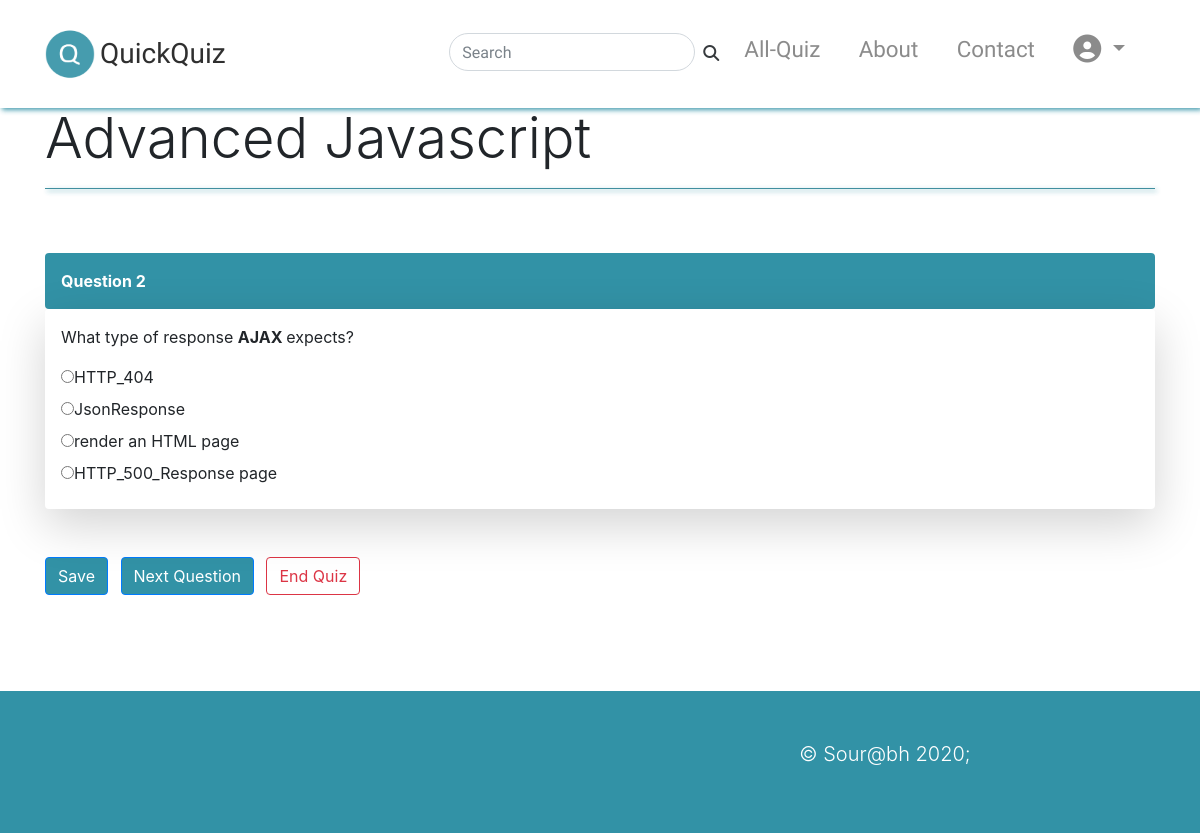
The app's page /advanced-javascript/2/ (signed in) with its own data.
### quiz_app/models.py (models this page shows, shortened)
class Quiz(models.Model):
	user            = models.ForeignKey(settings.AUTH_USER_MODEL,on_delete=models.CASCADE)
	title           = models.CharField(max_length=200)
	slug            = models.SlugField(unique=True,blank=True,
						null=True,help_text="let it be empty",db_index=True)
	subject         = models.CharField(max_length=29,default='1',
						choices = SUBJECT_CHOICES)
	total_question  = models.PositiveSmallIntegerField(default=10)
	created         = models.DateField(auto_now_add=True)
	is_active       = models.BooleanField(default=False)
	class Meta:
		verbose_name = 'Quiz'
		verbose_name_plural = 'Quizs'
		ordering = ['-created']

class Question(models.Model):
	quiz           = models.ForeignKey(Quiz,on_delete=models.CASCADE,related_name="questions")
	question       = RichTextField()

class Answer(models.Model):
	question       = models.ForeignKey(Question,on_delete=models.CASCADE,related_name="answers")
	answer         = models.CharField(max_length=255)
	correct        = models.BooleanField(default=False)

### quiz_app/views.py (the view)
# urls.py: path('<str:slug>/<int:ques_no>/',views.start_quiz,name="start_quiz"),
@login_required
def start_quiz(request,slug,ques_no):
	print("User asked for question number ",ques_no)
	user         = request.user
	msg          = ""
	quiz_object  = get_object_or_404(Quiz,slug=slug)
	start_time     = QuizAnalysis.objects.filter(user=user,quiz=quiz_object)
	if not start_time.exists():
		QuizAnalysis.objects.create(user=user,quiz=quiz_object,start=timezone.now())
	print(quiz_object.questions.count(),ques_no-1)
	if quiz_object.questions.count() == ques_no-1:
		question_obj  = quiz_object.questions.all()[ques_no-2]
		next_question = ques_no
		msg           = "You have reached last question"
	elif quiz_object.questions.count() > ques_no-2:
		question_obj  = quiz_object.questions.all()[ques_no-1]  #Since python follows 0 based index so I am querying ques_no-1
		next_question = ques_no + 1
	answer_obj   = question_obj.answers.all()
	context      = {'quiz_object':quiz_object,
					'question_object':question_obj,
					'answer_object':answer_obj,
					'next_question':next_question,
					'msg':msg
					}
	return render(request,'quiz_app/start_quiz.html',context)

### my_auth/models.py (called while the page is built)
    @property
    def is_active(self):
        return self.active

### templates/quiz_app/start_quiz.html (shortened to what this page needs)
{% extends 'base.html' %}
{% load static %}
{% block head %}
<link rel="stylesheet" href="{% static 'mycs/start_quiz.css' %}">
{% endblock %}
{% block body %}
<div class="container">
    <h1 class="display-4 mt-3">{{quiz_object.title}}<hr class="hr_" style="background: #3292a6; " ></h1>
    <div class="row">
      <div class="col-12">
        <div class="shadow-none p-3 mt-5 text-white rounded" style="background:#3292a6;">
          <strong>
          Question {{next_question|add:"-1"}}</strong>
        </div>
                <div class="shadow-lg p-3 mb-5 rounded">
                  {{question_object.question|safe}}
                  {% for obj in answer_object %}
                  <span id="{{obj.id}}">
                    <label><input type="radio" id="{{obj.id}}" name="answer-option" value="{{obj.answer}}">{{obj.answer}}
                    </label>
                  </span>
                  <br>
                  {% endfor %}
                </div>
        </div>
      </div>
    <button id="submit-answer" class="btn btn-primary mr-2" onclick="checkAnswer()" style="background: #3292a6;">Save</button>
    <a href="{% url 'start_quiz' quiz_object.slug next_question %}">
      <button class="btn btn-primary mr-2" style="background: #3292a6;">Next Question</button>
    </a>
    <a href="{% url 'submit' quiz_object.slug  %}">
      <button class="btn btn-outline-danger mr-2">End Quiz</button>
    </a>
</div>
{% endblock %}

### static_dir/mycs/start_quiz.css (style rules this page uses)
.hr_ { box-shadow: 2px 2px 5px #3292a6; opacity: 0.9; background: #fff; }

### templates/components/navbar.html (style rules this page uses)
body { margin-top: 105px; }

### records on screen
Quiz: title "Advanced Javascript"
Question: question "What type of response AJAX expects?"
Answer: answer "HTTP_404"
Answer: answer "JsonResponse"
Answer: answer "render an HTML page"
Answer: answer "HTTP_500_Response page"

### other values on screen
{{ brand_name }} "QuickQuiz"
{{ next_question|add:"-1" }} "2"
